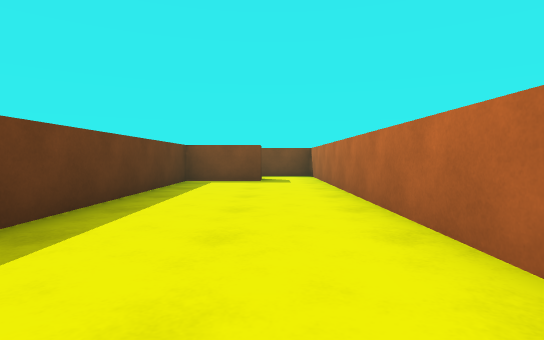
View 1 (above)

24 first-person views from a walk through a 3-D level made in the Unity game engine. The camera is 0.62 m above the floor, tilts 2° down and sees 80° across. The floor is counted in squares, 1 m on a side. Each view is taken from the middle of a square. On the plan, view 1 faces up. The plan holds only what a view shows up to about 10 squares ahead; the rest is blank. The player character is not drawn.

View 2
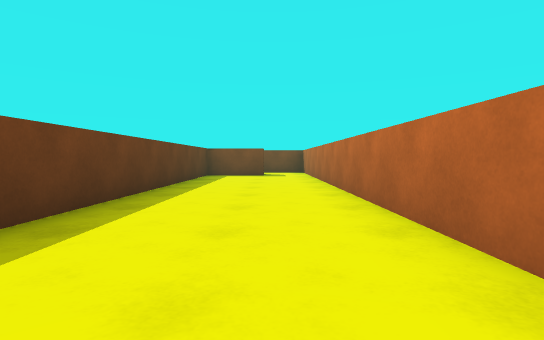

View 3
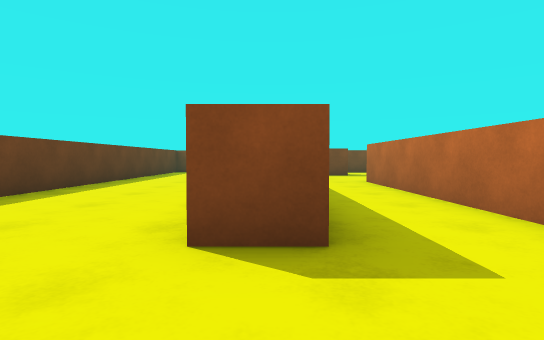

View 4
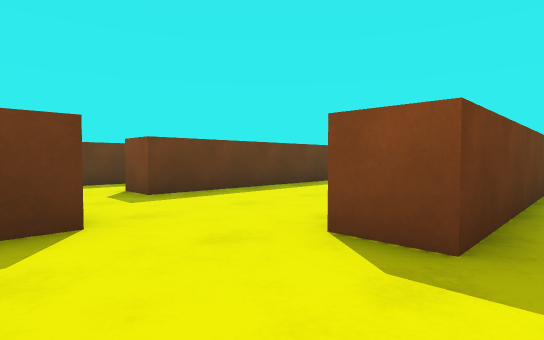

View 5
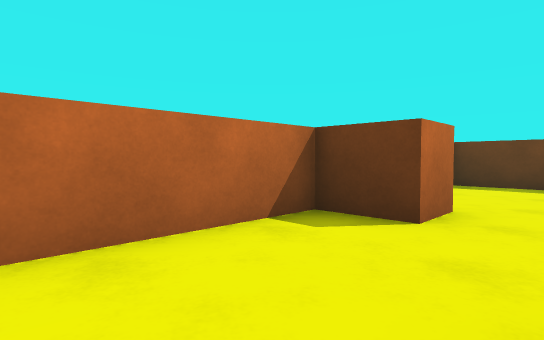

View 6
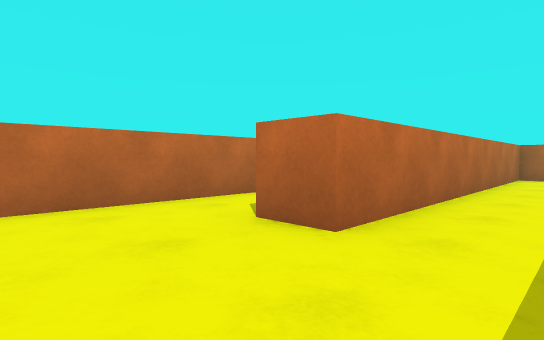

View 7
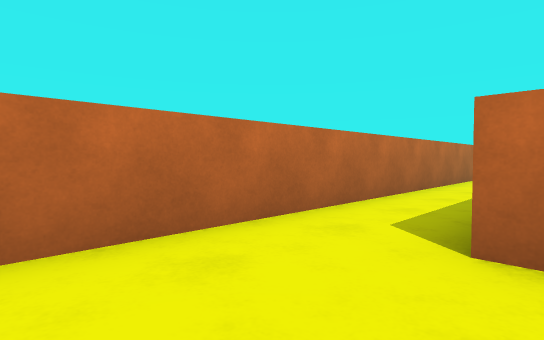

View 8
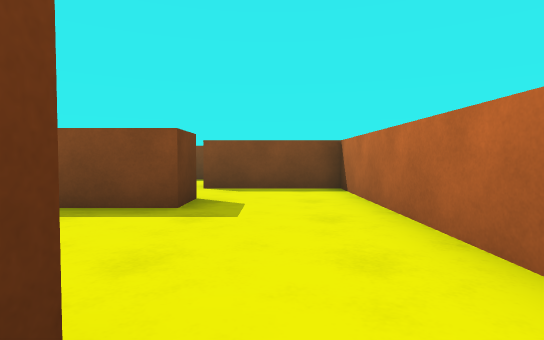

View 9
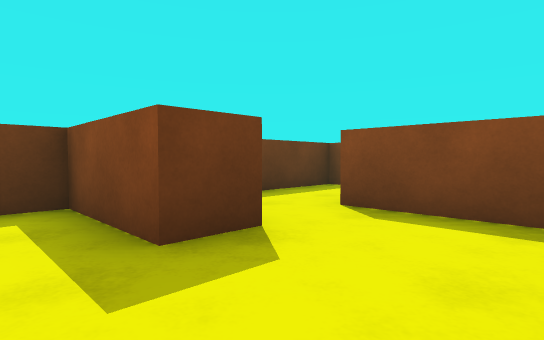

View 10
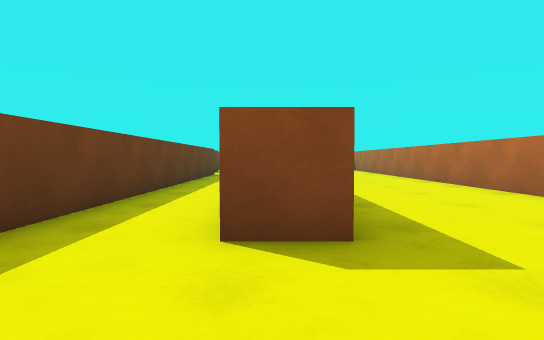

View 11
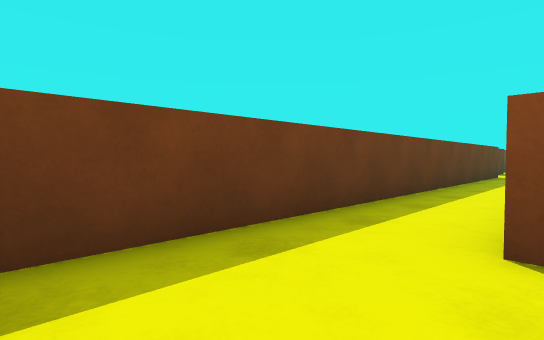

View 12
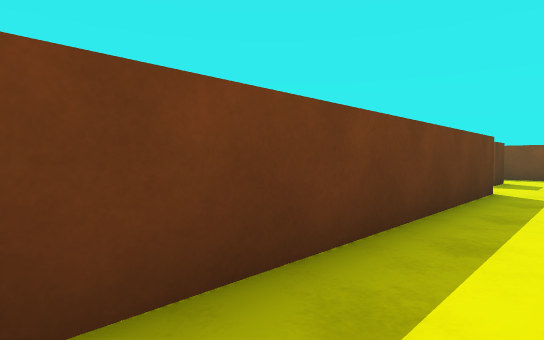

View 13
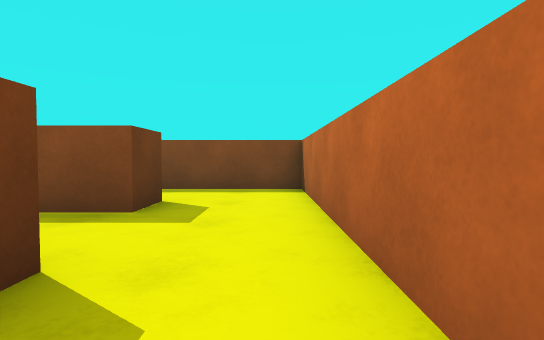

View 14
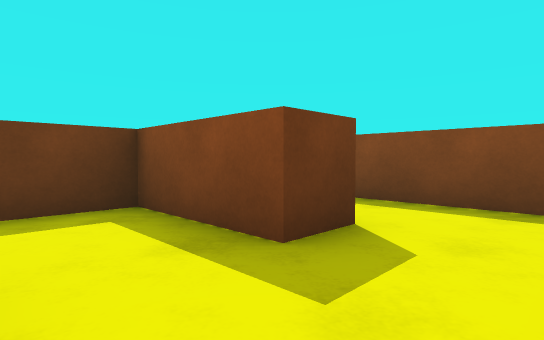

View 15
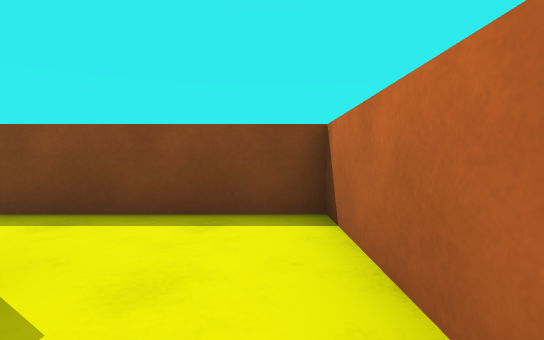

View 16
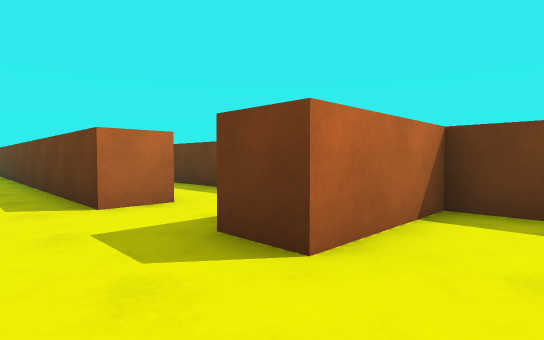

View 17
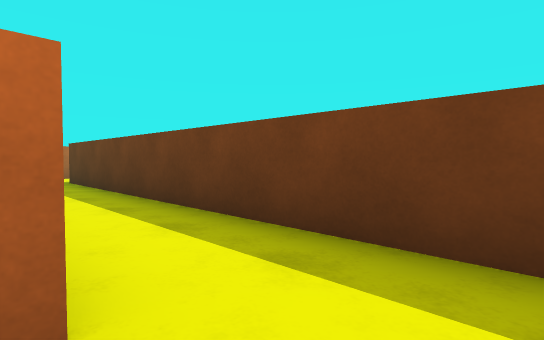

View 18
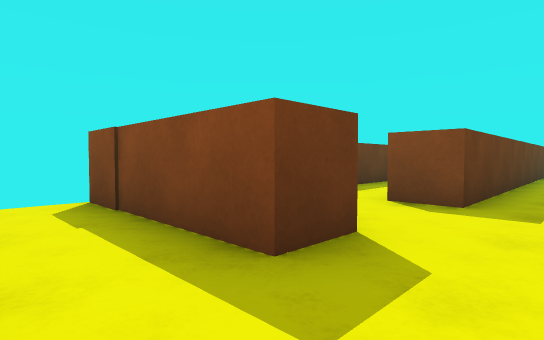

View 19
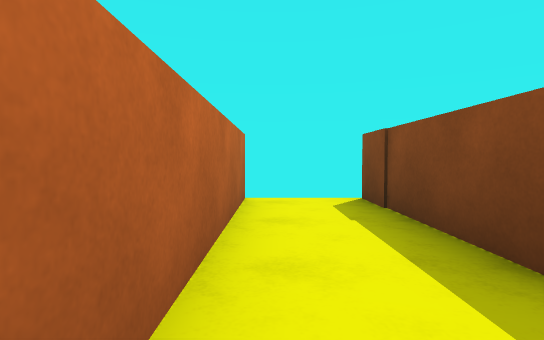

View 20
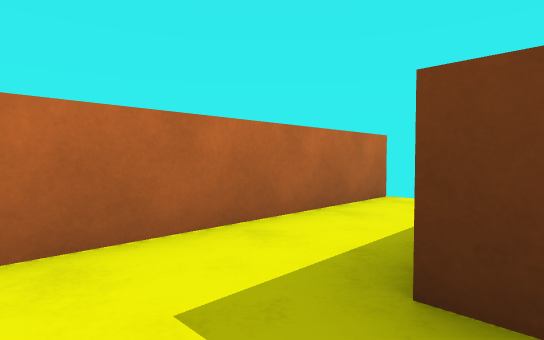

View 21
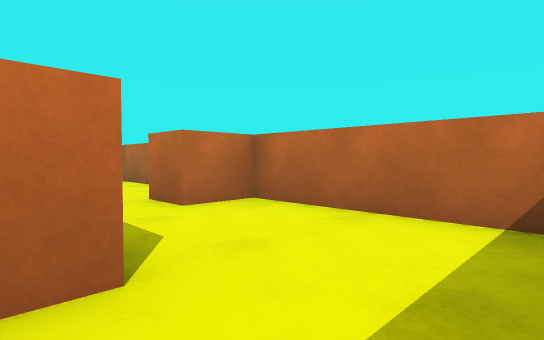

View 22
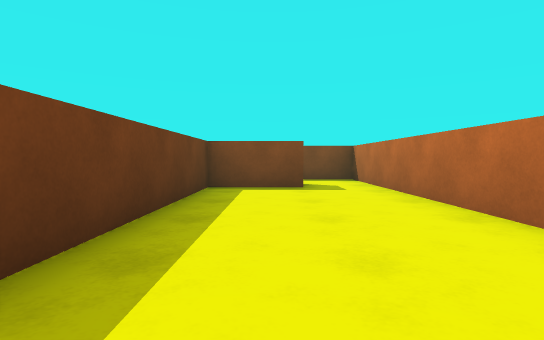

View 23
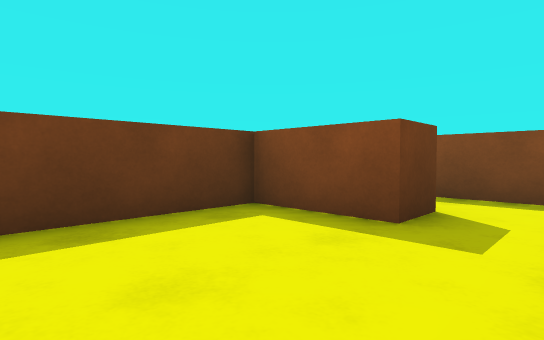

View 24
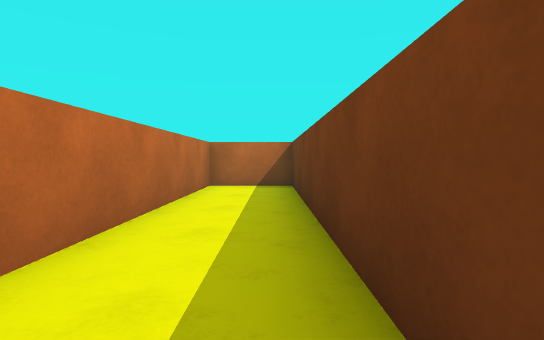

### Floor plan
Points are (right, up) in squares from view 1. A wall is a line through its corners. A room is listed if a view was taken in it or the views show most of it. See-through windows are left out.
Room 1 (views 1, 2, 3, 4, 5, 6, 7, 8, 9, 10, 11, 12, 13, 14, 15, 17, 21, 22, 23, 24)
walls: (2.4, 0.9) (2.4, -3.7) (1.4, -3.7); (1.4, -1.4) (1.4, 10.6); (5.5, 0.5) (5.5, -6.4) (7.4, -6.4) (7.4, 7.5); (-3.4, 5.6) (-3.4, 9.6); (4.8, 7.1) (4.8, 6) (2.4, 6); (-0.3, 10.1) (-0.3, 9) (-2.4, 9) (-2.4, -3.7) (-3.4, -3.7) (-3.4, -3.1); (-6.4, 6.8) (-5.3, 6.8) (-5.3, -6.4); (-4.8, -6.4) (4.5, -6.4) (4.5, 2.7) (5.6, 2.7); (-5.6, 9.7) (-5.6, 8.7) (-6.5, 8.7)
ways out: opening at (-4.5, 9) to room 2; opening at (-6, 7.5) to room 4; opening at (0.5, 9.5) to room 5; opening at (6.5, 6.5)
objects: orange block (-1, -6) to (0, -5)
Room 2 (view 16)
walls: (-8.2, 10.8) (-8.2, 9.7) (-5.6, 9.7); (-3.4, 9.6) (-3.4, 11.6) (-7.1, 11.6)
ways out: opening at (-4.5, 9) to room 1
Room 3 (views 18, 19, 20)
walls: (-8.4, -3.5) (-8.4, -4.6) (-12.1, -4.6); (-12.1, -6.4) (-7.1, -6.4)
ways out: opening at (-7.5, -4) to room 4
Room 4 (no view inside)
walls: (-6.5, 8.7) (-8.2, 8.7) (-8.2, -1.4)
ways out: opening at (-6, 7.5) to room 1; opening at (-7.5, -4) to room 3; opening at (-9, -2.5)
Room 5 (no view inside)
walls: (1.4, 10.6) (1.4, 11.6) (-0.9, 11.6)
ways out: opening at (0.5, 9.5) to room 1

Positions as (right, up) in squares from view 1, and headings:
1: (0, 0), facing up
2: (0, -3), facing up
3: (2, -6), facing up
4: (3, -6), facing up-left
5: (3, -4), facing down-left
6: (3, 5), facing down-right
7: (5, 5), facing down-right
8: (6, 2), facing up
9: (7, 5), facing up-left
10: (-3, -6), facing up
11: (-3, -6), facing up-left
12: (-4, 0), facing up-left
13: (-4, 5), facing up
14: (-4, 7), facing up-left
15: (-4, 8), facing up
16: (-4, 11), facing down-left
17: (-6, 8), facing down-left
18: (-7, -6), facing up-left
19: (-7, -6), facing left
20: (-7, -4), facing down-left
21: (-5, -3), facing down-right
22: (-1, 2), facing up
23: (1, 6), facing up-left
24: (6, 1), facing down
